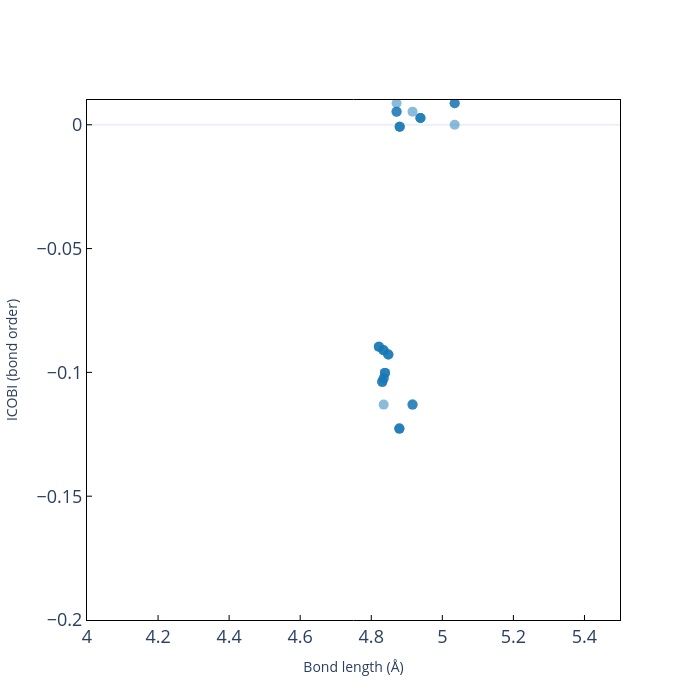

The notebook cell saved with this chart:
### Code cell
icobi_values = list(ncicobi_ww_RT.values())

# Plot using Plotly
scatter_plot = go.Scatter(
    x=three_center_bond_lengths_RT,
    y=icobi_values,
    mode='markers',
    marker=dict(
        size=10,
        color='#1878b6'
    ),
    hovertext=[f'Interaction: {interaction}' for interaction in ncicobi_ww_RT.keys()]
)

# Create the figure and update layout
fig = go.Figure()
fig.add_trace(scatter_plot)
fig.update_traces(marker_opacity=0.5)

# Set axis properties
fig.update_layout(
    yaxis=dict(tickfont=dict(size=18)),
    xaxis=dict(tickfont=dict(size=18)),
    yaxis_title="ICOBI (bond order)",
    xaxis_title="Bond length (Å)",
    width=700,
    height=700
)

# Customize axes appearance
fig.update_xaxes(
    showline=True, linewidth=1, linecolor='black', mirror=True,
    showgrid=False, range=[4.0, 5.5],
    ticks="inside", tickwidth=1, tickcolor='black', ticklen=5
)
fig.update_yaxes(
    showline=True, linewidth=1, linecolor='black', mirror=True,
    showgrid=False, range=[-0.20, 0.01],
    ticks="inside", tickwidth=1, tickcolor='black', ticklen=5
)

# Show plot
fig.show()

### Figure 1 — Plotly figure (JSON) as saved in the notebook; plotly's stock layout.template omitted (floating-point values rounded to 4 significant figures)
{"data": [{"hovertext": ["Interaction: [Ag1[0,0,0]->Ag2[0,0,0]]", "Interaction: [Ag1[0,0,0]->S41[0,0,0]->Ag13[0,0,0]]", "Interaction: [Ag2[0,0,0]->S42[0,0,0]->Ag14[0,0,0]]", "Interaction: [Ag3[0,0,0]->S43[0,0,0]->Ag15[0,0,0]]", "Interaction: [Ag4[0,0,0]->S44[0,0,0]->Ag16[0,0,0]]", "Interaction: [Ag17[0,0,0]->S53[0,0,0]->Ag25[0,0,0]]", "Interaction: [S53[0,0,0]->Ag17[0,0,0]->S59[,0,-1,0]]", "Interaction: [Ag17[0,0,0]->S59[,0,-1,0]->Sn33[,0,-1,0]]", "Interaction: [Ag18[0,0,0]->S54[0,0,0]->Ag26[0,0,0]]", "Interaction: [S54[0,0,0]->Ag18[0,0,0]->S60[0,1,0]]", "Interaction: [Ag18[0,0,0]->S60[0,1,0]->Sn34[0,1,0]]", "Interaction: [Ag19[0,0,0]->S55[0,0,0]->Ag27[0,0,0]]", "Interaction: [S55[0,0,0]->Ag19[0,0,0]->S57[0,0,0]]", "Interaction: [Ag19[0,0,0]->S57[0,0,0]->Sn35[0,0,0]]", "Interaction: [Ag20[0,0,0]->S56[0,0,0]->Ag28[0,0,0]]", "Interaction: [S56[0,0,0]->Ag20[0,0,0]->S58[0,0,0]]", "Interaction: [Ag20[0,0,0]->S58[0,0,0]->Sn36[0,0,0]]", "Interaction: [Ag25[0,0,0]->S48[,0,-1,-1]->Sn36[,0,0,-1]]", "Interaction: [S48[,0,-1,-1]->Ag25[0,0,0]->S53[0,0,0]]", "Interaction: [Ag26[0,0,0]->S47[0,1,0]->Sn35[0,0,0]]", "Interaction: [S47[0,1,0]->Ag26[0,0,0]->S54[0,0,0]]", "Interaction: [Ag27[0,0,0]->S46[,0,0,-1]->Sn34[,0,0,-1]]", "Interaction: [S46[,0,0,-1]->Ag27[0,0,0]->S55[0,0,0]]", "Interaction: [Ag28[0,0,0]->S45[0,0,0]->Sn33[0,0,0]]", "Interaction: [S45[0,0,0]->Ag28[0,0,0]->S56[0,0,0]]", "Interaction: [S38[-1,0,0]->Sn33[0,0,0]->S45[0,0,0]]", "Interaction: [S38[-1,0,0]->Sn33[0,0,0]->S52[0,0,0]]", "Interaction: [S38[-1,0,0]->Sn33[0,0,0]->S59[0,0,0]]", "Interaction: [S45[0,0,0]->Sn33[0,0,0]->S52[0,0,0]]", "Interaction: [S45[0,0,0]->Sn33[0,0,0]->S59[0,0,0]]", "Interaction: [S52[0,0,0]->Sn33[0,0,0]->S59[0,0,0]]", "Interaction: [S37[1,0,0]->Sn34[0,0,0]->S46[0,0,0]]", "Interaction: [S37[1,0,0]->Sn34[0,0,0]->S51[0,0,0]]", "Interaction: [S37[1,0,0]->Sn34[0,0,0]->S60[0,0,0]]", "Interaction: [S46[0,0,0]->Sn34[0,0,0]->S51[0,0,0]]", "Interaction: [S46[0,0,0]->Sn34[0,0,0]->S60[0,0,0]]", "Interaction: [S51[0,0,0]->Sn34[0,0,0]->S60[0,0,0]]", "Interaction: [S40[0,0,0]->Sn35[0,0,0]->S47[0,1,0]]", "Interaction: [S40[0,0,0]->Sn35[0,0,0]->S50[0,0,0]]", "Interaction: [S40[0,0,0]->Sn35[0,0,0]->S57[0,0,0]]", "Interaction: [S47[0,1,0]->Sn35[0,0,0]->S50[0,0,0]]", "Interaction: [S47[0,1,0]->Sn35[0,0,0]->S57[0,0,0]]", "Interaction: [S50[0,0,0]->Sn35[0,0,0]->S57[0,0,0]]", "Interaction: [S39[0,0,0]->Sn36[0,0,0]->S48[,0,-1,0]]", "Interaction: [S39[0,0,0]->Sn36[0,0,0]->S49[0,0,0]]", "Interaction: [S39[0,0,0]->Sn36[0,0,0]->S58[0,0,0]]", "Interaction: [S48[,0,-1,0]->Sn36[0,0,0]->S49[0,0,0]]", "Interaction: [S48[,0,-1,0]->Sn36[0,0,0]->S58[0,0,0]]", "Interaction: [S49[0,0,0]->Sn36[0,0,0]->S58[0,0,0]]"], "marker": {"color": "#1878b6", "size": 10, "opacity": 0.5}, "mode": "markers", "x": [5.035, 5.035, 5.035, 5.035, 4.871, 4.88, 4.879, 4.871, 4.88, 4.879, 4.871, 4.88, 4.879, 4.871, 4.88, 4.879, 4.916, 4.938, 4.916, 4.938, 4.916, 4.938, 4.916, 4.938, 4.835, 4.821, 4.839, 4.831, 4.848, 4.835, 4.835, 4.821, 4.839, 4.831, 4.848, 4.835, 4.835, 4.821, 4.839, 4.831, 4.848, 4.835, 4.835, 4.821, 4.839, 4.831, 4.848, 4.835], "y": [0.0, 0.00868, 0.00868, 0.00868, 0.00868, -0.00078, -0.1227, 0.0053, -0.00078, -0.1227, 0.0053, -0.00078, -0.1227, 0.0053, -0.00078, -0.1227, 0.0053, 0.0027, -0.113, 0.0027, -0.113, 0.0027, -0.113, 0.0027, -0.113, -0.08964, -0.1002, -0.1038, -0.09276, -0.09106, -0.1024, -0.08964, -0.1002, -0.1038, -0.09276, -0.09106, -0.1024, -0.08964, -0.1002, -0.1038, -0.09276, -0.09106, -0.1024, -0.08964, -0.1002, -0.1038, -0.09276, -0.09106, -0.1024], "type": "scatter"}], "layout": {"yaxis": {"tickfont": {"size": 18}, "title": {"text": "ICOBI (bond order)"}, "showline": true, "linewidth": 1, "linecolor": "black", "mirror": true, "showgrid": false, "range": [-0.2, 0.01], "ticks": "inside", "tickwidth": 1, "tickcolor": "black", "ticklen": 5}, "xaxis": {"tickfont": {"size": 18}, "title": {"text": "Bond length (Å)"}, "showline": true, "linewidth": 1, "linecolor": "black", "mirror": true, "showgrid": false, "range": [4.0, 5.5], "ticks": "inside", "tickwidth": 1, "tickcolor": "black", "ticklen": 5}, "width": 700, "height": 700}}
